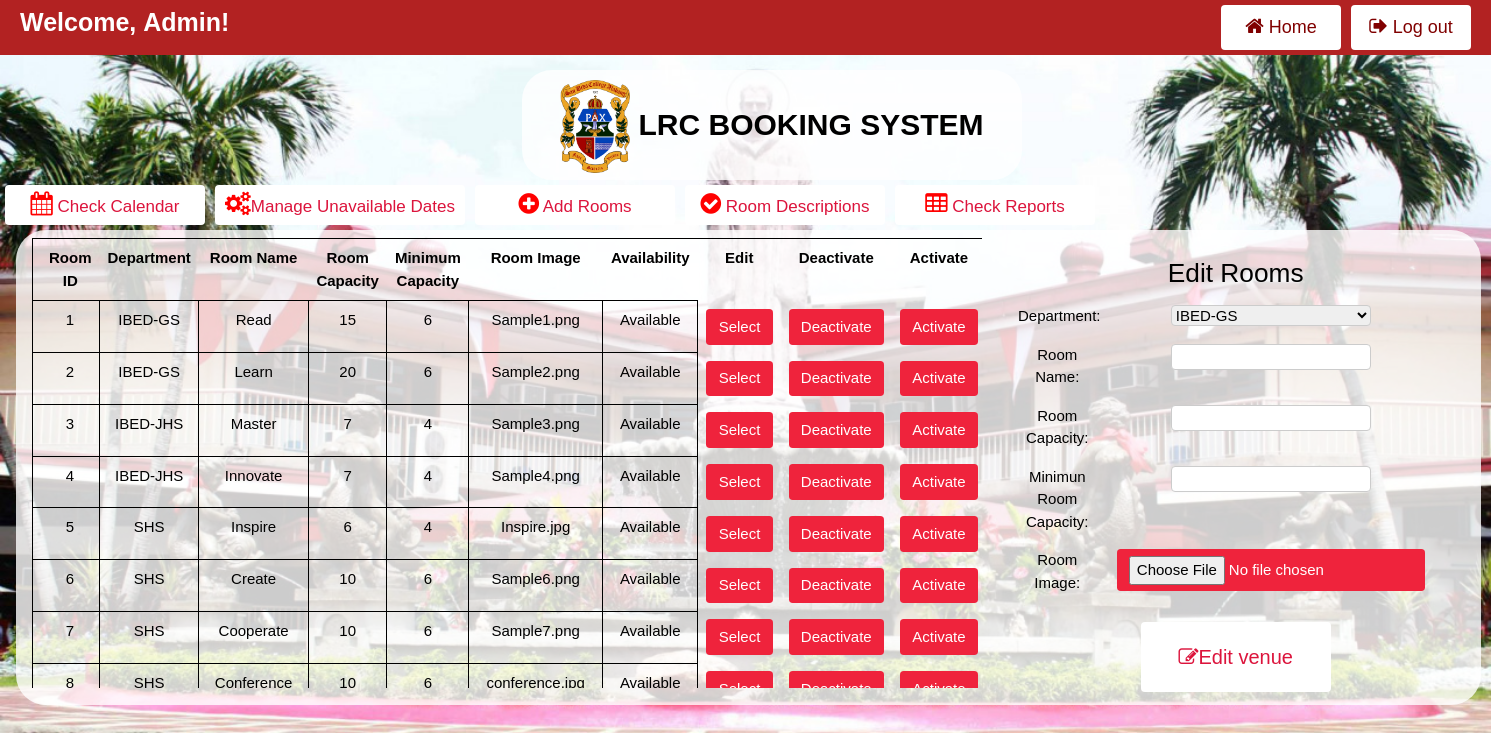
The app's page /Admin/checkrooms.php (signed in) with its own data.
### tables this page shows
CREATE TABLE `venues` (
  `RoomID` int(100) NOT NULL,
  `RoomName` varchar(100) NOT NULL,
  `Department_Id` int(11) NOT NULL,
  `RoomCapacity` int(100) NOT NULL,
  `RoomMinimumCapacity` int(100) NOT NULL,
  `VenueImage` varchar(500) NOT NULL,
  `Availability` varchar(100) NOT NULL DEFAULT 'Available'
);

CREATE TABLE `room_department` (
  `Id` int(100) NOT NULL,
  `Department` varchar(100) NOT NULL
);

### Admin/checkrooms.php (the view, shortened to what this page needs)
<?php
include('../functions.php');
 $query = $db->query("SELECT Id,Department FROM room_department ");
?>
<!DOCTYPE html PUBLIC "-//W3C//DTD XHTML 1.0 Transitional//EN"
"http://www.w3.org/TR/xhtml1/DTD/xhtml1-transitional.dtd">
<html xmlns="http://www.w3.org/1999/xhtml">
<head>
<?php
  include '../includes/head.php';
?>
</head>
<body>
<?php
include('header.php');
include('../includes/navigation.php');
?>
<div class="w3-container">
    <div class="animated fadeIn">
<table id="divcon" cellpadding="0" cellspacing="0" border="0"
width="1000px" class="w3-table w3-centered" >
<tr>
<td valign="top">
<div class="ex3">
<?php
				$servername = "localhost";
$username = "root";
$password = "";
$db = "cbfosystem";
				$con=mysqli_connect($servername,$username,$password,$db);
				$result = mysqli_query($con,"
                SELECT venues.RoomID,venues.RoomName,venues.Department_Id,venues.RoomCapacity,venues.RoomMinimumCapacity,venues.VenueImage,venues.Availability,room_department.Department
FROM venues
INNER JOIN room_department ON venues.Department_Id = room_department.Id;
                ");
   ?>
<div class="tablesize">
 <table style='border: solid 1px black;' >
  <tr style=color:black, text-align:right;>
 <th>Room ID</th>
 <th>Department</th>
 <th>Room Name</th>
 <th>Room Capacity</th>
 <th>Minimum Capacity</th>
 <th>Room Image</th>
 <th>Availability</th>
 <th>Edit</th>
 <th>Deactivate</th>
 <th>Activate</th>
 </tr>
 <?php
while($row = mysqli_fetch_array($result)) {
$id = $row['RoomID'];
    echo "<tr style=color:black;>";
    echo "<td style='width:150px;border:1px solid black;'>" . $row['RoomID'] . "</td>";
    echo "<td style='width:150px;border:1px solid black;'>" . $row['Department'] . "</td>";
    echo "<td style='width:150px;border:1px solid black;'>" . $row['RoomName'] . "</td>";
    echo "<td style='width:150px;border:1px solid black;'>" . $row['RoomCapacity'] . "</td>";
    echo "<td style='width:150px;border:1px solid black;'>" . $row['RoomMinimumCapacity'] . "</td>";
    echo "<td style='width:150px;border:1px solid black;'>" . $row['VenueImage'] . "</td>";
       echo "<td style='width:150px;border:1px solid black;'>" . $row['Availability'] . "</td>";
echo '<td><form method="post" action="" enctype="multipart/form-data">
<button id="edit_btn" type="submit" class="btn" name="selectvenue" >Select</button>
</td>
<td>
<button type="submit" class="btn" name="deletevenue">Deactivate</button>
</td>
<td>
<button type="submit" class="btn" name="restorevenue">Activate</button>
</td>
<td>
<input type="hidden" name="venueid" value="' . $id . '"/></td></form>';
 echo "</tr>";
}
?>
</table>
    </div>
</div>
</td>
<td valign="top">
<form action="checkrooms.php" method="post" enctype="multipart/form-data">
<h3 class="fontfortitle">Edit Rooms</h3>
<table style="width: 10%">
<tr>
<td style="color:black;padding-left:20px;text-align:right">Department:</td>
<td>
    <?php
    echo '<select name="department" style="width:200px">';
while ($row = $query->fetch_assoc()) {
   echo '<option value='.$row['Id'].'>'.$row['Department'].'</option>';
}
echo '</select>';
?>
</td>
</tr>
<tr>
<td style=color:black>Room Name:</td>
<td> <input maxlength="50" name="venuename" required="" type="text"
autocomplete="off" value="<?php echo $_SESSION['venuename']?>" /></td>
</tr>
<tr>
<td style=color:black>Room Capacity:</td>
<td> <input maxlength="50" name="capacity" required="" type="number"
autocomplete="off" min="1" value="<?php echo $_SESSION['capacity']?>" /></td>
</tr>
<tr>
<td style=color:black>Minimun Room Capacity:</td>
<td>
<input maxlength="20" name="mincapacity" required="" type="number"
autocomplete="off" min="1" value="<?php echo $_SESSION['mincapacity']?>" /></td>
<td>&nbsp;</td>
<td>&nbsp;</td>
</tr>
<tr>
<td style=color:black>Room Image:</td>
<td>
    <input class="btn" type="file"  name="venueimage"  >
</td>
</tr>
</table>
<p>
            <div class="buttons">
                <button class="button" name="editvenue"
                        type="submit"><i class="fa fa-pencil-square-o"></i>Edit venue</button>
            </div>
</form>
</td>
</tr>
</table>
    </div>
    </div>
</body>
</html>

### includes/head.php (shortened to what this page needs)
<link href="jquery-ui.css" rel="stylesheet">
<link rel="stylesheet" href="../cssforlogin/css/w3.css">
<link rel="stylesheet"
href="../cssforlogin/css/bootstrap.min.css"
integrity="sha384-Gn5384xqQ1aoWXA+058RXPxPg6fy4IWvTNh0E263XmFcJlSAwiGgFAW/dAiS6JXm"
crossorigin="anonymous">
<link rel="stylesheet"
href="https://cdnjs.cloudflare.com/ajax/libs/font-awesome/4.7.0/css/font-awesome.min.css">
<link rel="stylesheet" href="../cssforlogin/vendor/animate/animate.css">
<link rel="stylesheet" href="../cssforlogin/css/sweetalert.css">
    <link rel="stylesheet" type="text/css" media="all"
href="../cssforlogin/vendor/daterangepicker/daterangepicker.css" />

### Admin/header.php (shortened to what this page needs)
<div class="header">
  <a class="logo" style="color:white;"> Welcome, <?php  if
(isset($_SESSION['user'])) : ?>
<strong><?php echo $_SESSION['user']['username']; ?>!</strong>
<?php endif ?></a>
  <div class="header-right">
    <a href="index.php" class="smallbutton"
style="margin-right:5px;background-color:white;color:maroon;">
          <span class="fa fa-home" style="font-size:20px"></span> Home
    </a>
    <a href="index.php?logout='1'" class="smallbutton"
style="margin-right:10px;background-color:white;color:maroon;">
          <span class="fa fa-sign-out" style="font-size:20px"></span> Log out
    </a>
  </div>
</div>
<div class="divsize" align="center">
<h2 class="fontforlogo"><img src="sbcalogo.png" alt="SBCA Logo"
width="14%"> <b> LRC BOOKING SYSTEM </b> </h2>
</div>

### includes/navigation.php
<div class="buttons">
<form action="checkbookings.php">
    <button class="smallbuttonnav" type="submit"
style="float:left"><span><i class="fa
fa-calendar" style="font-size:24px;color:red"></i> Check
Calendar</span></button>
</form>
<div class="buttons">
<form action="UnavailableDates.php">
    <button class="smallbuttonnav" type="submit"
style="float:left;width:250px"><span><i class="fa fa-gears"
style="font-size:24px;color:red;" ></i>Manage Unavailable Dates</span></button>
</form>
</div>
<form action="addvenue.php">
    <button class="smallbuttonnav" type="submit"
style="float:left"><span><i class="fa
fa-plus-circle" style="font-size:24px;color:red;"></i>
Add Rooms</span></button>
</form>
<form action="checkrooms.php">
    <button class="smallbuttonnav" type="submit"
style="float:left;"><span><i class="fa
fa-check-circle" style="font-size:24px;color:red;"></i>
Room Descriptions</span></button>
</form>
<form action="reports.php">
    <button class="smallbuttonnav" type="submit"
style="float:left"><span><i class=" fa fa-table"
style="font-size:24px;color:red;"></i>
Check Reports</span></button>
</form>
    </div>

### cssforlogin/css/w3.css (style rules this page uses)
*,*:before,*:after { box-sizing:inherit }
html { -ms-text-size-adjust:100%;-webkit-text-size-adjust:100% }
body { margin:0 }
a { background-color:transparent;-webkit-text-decoration-skip:objects }
img { border-style:none }
button,input,select,textarea { font:inherit;margin:0 }
button,input { overflow:visible }
button,select { text-transform:none }
button,html [type=button],[type=reset],[type=submit] { -webkit-appearance:button }
html,body { font-family:Verdana,sans-serif;font-size:15px;line-height:1.5 }
html { overflow-x:hidden }
h2 { font-size:30px }
h3 { font-size:24px }
h1,h2,h3,h4,h5,h6 { font-family:"Segoe UI",Arial,sans-serif;font-weight:400;margin:10px 0 }
img { vertical-align:middle }
a { color:inherit }
.w3-table,.w3-table-all { border-collapse:collapse;border-spacing:0;width:100%;display:table }
.w3-centered tr th,.w3-centered tr td { text-align:center }
.w3-table td,.w3-table th,.w3-table-all td,.w3-table-all th { padding:8px 8px;display:table-cell;text-align:left;vertical-align:top }
.w3-table th:first-child,.w3-table td:first-child,.w3-table-all th:first-child,.w3-table-all td:first-child { padding-left:16px }
.w3-container:after,.w3-container:before,.w3-panel:after,.w3-panel:before,.w3-row:after,.w3-row:before,.w3-row-padding:after,.w3-row-padding:before, .w3-cell-row:before,.w3-cell-row:after,.w3-clear:after,.w3-clear:before,.w3-bar:before,.w3-bar:after { content:"";display:table;clear:both }
.w3-container,.w3-panel { padding:0.01em 16px }

### Admin/checkrooms.php (style rules this page uses)
.divsize { max-width: 500px; height: 110px; left: 50%; margin-left: 35%; padding-top: 10px; background-color: rgba(255,255,255,0.8); border-radius: 30px; }
html * { font-family: Arial ; }
body { background-image: url("../cssforlogin/images/site-image.jpg"); background-repeat: no-repeat, repeat; background-color: #cccccc; background-size: cover; width: 100%; background-position: center top; }
#divcon { background-color: rgba(255,255,255,0.8); border-radius: 30px; color: black; }
input[type=text],input[type=number] { width: 200px; border: 1px solid #ccc; border-radius: 4px; box-sizing: border-box; }
select { width: 100px; border: 1px solid #ccc; border-radius: 4px; box-sizing: border-box; }
.button { border-radius: 4px; background-color: white; border: none; color: crimson; text-align: center; font-size: 20px; padding: 20px; width: 190px; transition: all 0.5s; cursor: pointer; margin: 5px; }
.smallbutton { border-radius: 4px; background-color: white; border: none; color: crimson; text-align: center; font-size: 17px; padding: 6px; width: 120px; transition: all 0.5s; cursor: pointer; margin: 5px; }
.smallbuttonnav { border-radius: 4px; background-color: white; border: none; color: crimson; text-align: center; font-size: 17px; padding: 6px; width: 200px; transition: all 0.5s; cursor: pointer; margin: 5px; }
button { color: var(--color); transition: 0.25s; }
button { background: none; border: 2px solid; font: inherit; line-height: 1; margin: 0.5em; padding: 1em 2em; }
.fontforlogo { font-family: helvetica; color: black; }
.fontfortitle { font-family: Helvetica; padding-top: 20px; }
* { box-sizing: border-box; }
.btn { padding: 20px 50px; display: inline-block; background: #EF233C; color: white; text-decoration: none; transition: 0.35s ease-in-out; font-weight: 700; }
.header { overflow: hidden; background-color: #B22222; padding: 0px 10px; }
.header a { float: left; color: black; text-align: center; padding: 10px; text-decoration: none; font-size: 18px; line-height: 25px; border-radius: 4px; }
.header a.logo { font-size: 25px; font-weight: bold; }
.header-right { float: right; }
.tablesize { width:950px; max-height: 450px; overflow-y: scroll; overflow-x: scroll; }

### records on screen
venues: RoomID "1", room_department.Department "IBED-GS", RoomName "Read", RoomCapacity "15", RoomMinimumCapacity "6", VenueImage "Sample1.png", Availability "Available"
venues: RoomID "2", room_department.Department "IBED-GS", RoomName "Learn", RoomCapacity "20", RoomMinimumCapacity "6", VenueImage "Sample2.png", Availability "Available"
venues: RoomID "3", room_department.Department "IBED-JHS", RoomName "Master", RoomCapacity "7", RoomMinimumCapacity "4", VenueImage "Sample3.png", Availability "Available"
venues: RoomID "4", room_department.Department "IBED-JHS", RoomName "Innovate", RoomCapacity "7", RoomMinimumCapacity "4", VenueImage "Sample4.png", Availability "Available"
venues: RoomID "5", room_department.Department "SHS", RoomName "Inspire", RoomCapacity "6", RoomMinimumCapacity "4", VenueImage "Inspire.jpg", Availability "Available"
venues: RoomID "6", room_department.Department "SHS", RoomName "Create", RoomCapacity "10", RoomMinimumCapacity "6", VenueImage "Sample6.png", Availability "Available"
venues: RoomID "7", room_department.Department "SHS", RoomName "Cooperate", RoomCapacity "10", RoomMinimumCapacity "6", VenueImage "Sample7.png", Availability "Available"
venues: RoomID "8", room_department.Department "SHS", RoomName "Conference", RoomCapacity "10", RoomMinimumCapacity "6", VenueImage "conference.jpg", Availability "Available"

### other values on screen
$_SESSION['user']['username'] "Admin"
form field department "IBED-GS"
